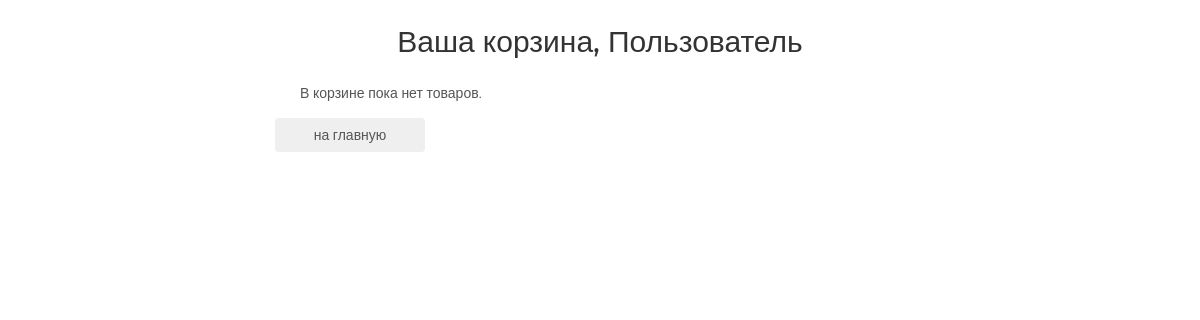
Page /basket/ (signed in) on the earlier database version.
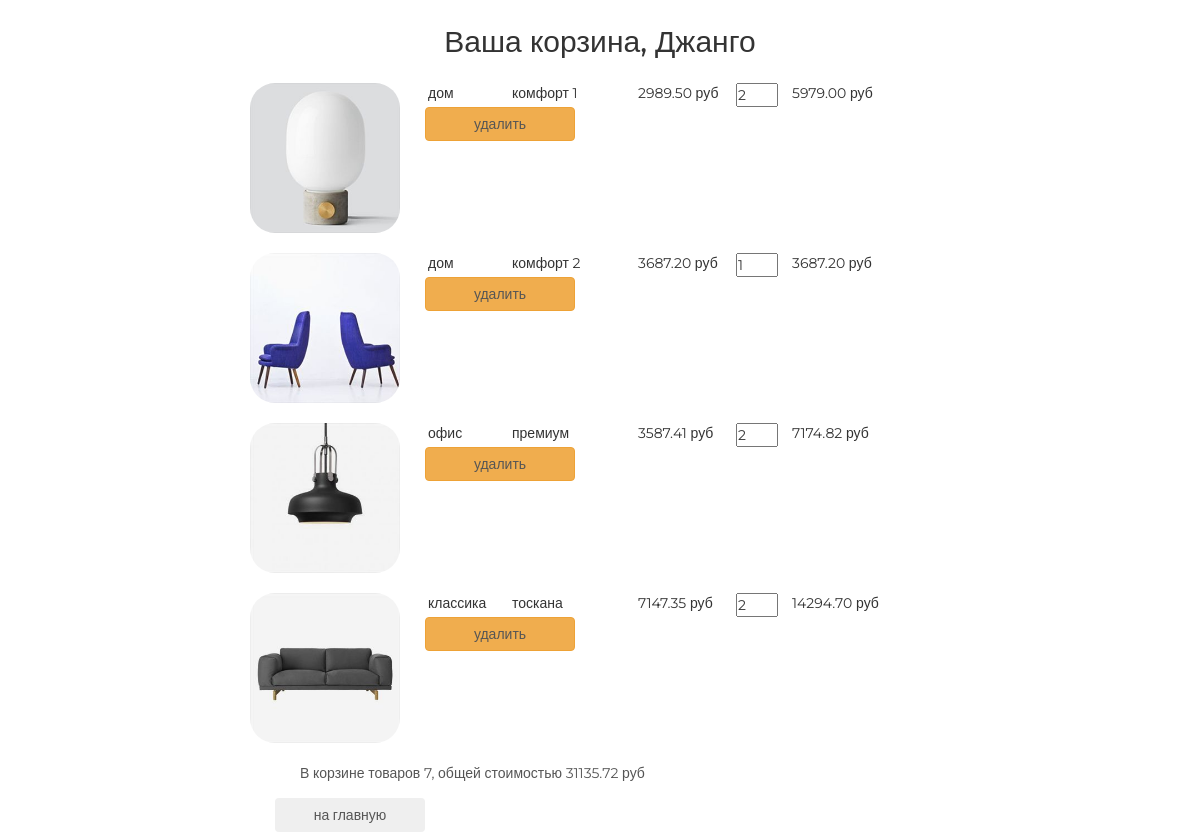
Same page on the later database version.
### authapp/models.py (models this page shows)
class ShopUser(AbstractUser):
    avatar = models.ImageField(upload_to='users_avatars', blank=True, verbose_name='аватарка')
    age = models.PositiveSmallIntegerField(verbose_name='возраст')

### basketapp/models.py (models this page shows)
class Basket(models.Model):
    user = models.ForeignKey(settings.AUTH_USER_MODEL, on_delete=models.CASCADE, verbose_name='пользователь')
    product = models.ForeignKey(Product, on_delete=models.CASCADE, verbose_name='товар')
    quantity = models.PositiveIntegerField(default=0, verbose_name='количество')
    add_datetime = models.DateTimeField(auto_now_add=True)
    @property
    def product_cost(self):
        return self.product.price * self.quantity
    @property
    def total_quantity(self):
        _items = Basket.objects.filter(user=self.user)
        _totalquantity = sum(list(map(lambda x: x.quantity, _items)))
        return _totalquantity
    @property
    def total_cost(self):
        _items = Basket.objects.filter(user=self.user)
        _totalcost = sum(list(map(lambda x: x.product_cost, _items)))
        return _totalcost

### mainapp/models.py (models this page shows, shortened)
class Product(models.Model):
    category = models.ForeignKey(ProductCategory, on_delete=models.CASCADE)
    name = models.CharField(verbose_name='имя продукта', max_length=128)
    image = models.ImageField(upload_to='products_images', blank=True)
    short_desc = models.CharField(max_length=128, verbose_name='краткое описание', blank=True)
    description = models.TextField(verbose_name='описание продукта', blank=True)
    price = models.DecimalField(verbose_name='цена продукта', max_digits=8, decimal_places=2, default=0)
    quantity = models.PositiveIntegerField(verbose_name='колличество на складе', default=0)
    is_active = models.BooleanField(default=True)
    class Meta:
        verbose_name = 'товар'
        verbose_name_plural = 'товары'

class ProductCategory(models.Model):
    name = models.CharField(max_length=64, unique=True, verbose_name='название категории')
    description = models.TextField(blank=True, verbose_name='описание категории')
    is_active = models.BooleanField(default=True)
    class Meta:
        verbose_name = 'категория(ю)'
        verbose_name_plural = 'категории'

### basketapp/views.py (the view)
# urls.py: path('', basketapp.basket, name='basket'),
@login_required
def basket(request):
    content = {
        'basket_items': Basket.objects.filter(user=request.user)
    }
    return render(request, 'basketapp/basket.html', content)

### basketapp/templates/basketapp/basket.html
{% extends 'basketapp/base.html' %}
{% load static %}
{% block content %}
  <div class="basket_list">
    {% include 'basketapp/includes/inc_basket_list.html' %}
  </div>
  <button class="btn btn-round">
  <a href="{% url 'main' %}">на главную</a>
  </button>
{% endblock %}

### basketapp/templates/basketapp/base.html (shortened to what this page needs)
<!DOCTYPE html>
{% load static %}
<html>
<head>
  {% block css %}
    <link rel="stylesheet" href="{% static 'css/bootstrap.min.css' %}">
    <link rel="stylesheet" href="{% static 'style.css' %}">
    <link rel="stylesheet" href="{% static 'fonts/font-awesome/css/font-awesome.css' %}">
  {% endblock %}
</head>
<body>
  <div class="basket_container">
    <div class="h2 text-center head">
      Ваша корзина,
      {% if user.first_name %}
        {{ user.first_name|title}}
      {% else %}
        Пользователь
      {% endif %}
    </div>
    {% block content %}
    {% endblock %}
  </div>
</body>
</html>

### basketapp/templates/basketapp/includes/inc_basket_list.html
{% for item in basket_items %}
<div class="basket_record">
  <img src="/media/{{ item.product.image }}" alt="{{ item.product.short_desc }}">
  <span class="category_name">{{ item.product.category.name }}</span>
  <span class="product_name">{{ item.product.name }}</span>
  <span class="product_price">{{ item.product.price }}&nbspруб</span>
  <input type="number" name="{{ item.pk }}"
                       min="0"
                       value="{{ item.quantity }}">
  <span class="product_cost">{{ item.product_cost }}&nbspруб</span>
  <button class="btn btn-warning">
    <a href="{% url 'basket:remove' item.pk %}" class="">
      удалить
    </a>
  </button>
</div>
{% endfor %}
{% if basket_items %}
<div class="basket_summary">
  В корзине товаров {{ basket_items.0.total_quantity }}, общей стоимостью
            {{ basket_items.0.total_cost }} руб
</div>
{% else %}
  <div class="basket_summary">
  В корзине пока нет товаров.
</div>
{% endif %}

Differences in the rows shown:
now on this page (row edited): ShopUser: first_name "Джанго"
added Basket: product.image (picture), product.category.name "дом", product.name "комфорт 1", product.price "2989.50", quantity "2", product_cost "5979.00", user+quantity "7", user+product+quantity "31135.72"
added Basket: product.image (picture), product.category.name "дом", product.name "комфорт 2", product.price "3687.20", quantity "1", product_cost "3687.20"
added Basket: product.image (picture), product.category.name "офис", product.name "премиум", product.price "3587.41", quantity "2", product_cost "7174.82"
added Basket: product.image (picture), product.category.name "классика", product.name "тоскана", product.price "7147.35", quantity "2", product_cost "14294.70"
Other differences:
text no longer shown: "Пользователь В корзине пока нет товаров."
text now shown: "В корзине товаров , общей стоимостью руб"
